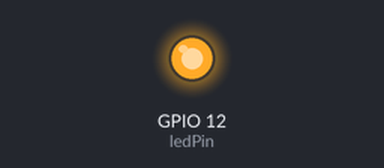
This program was run on a simulated Raspberry Pi (BCM pin numbers), started with the argument 50. Shown: output pins drawn as LEDs (lit = HIGH). At 0.0 s the program stops and its outputs stay as they are.

Above: at 0.1 s.
Timing chart, 0 to 1.5 s (numbered marks = the images above):
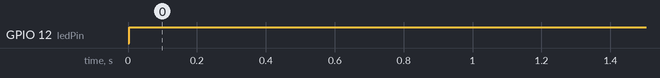

The program:

led_hwpwm_gpio12.py
```python
import sys
import pigpio

ledPin = 12
LED_PWM_FREQ = 8000
pwmDuty = float(sys.argv[1])

pi = pigpio.pi()
pi.set_mode(ledPin, pigpio.OUTPUT)

pi.hardware_PWM(ledPin, int(LED_PWM_FREQ), int(pwmDuty * 1e6))
```

Measured:
- by itself, GPIO 12 (ledPin): LOW → HIGH at 0.00 s
